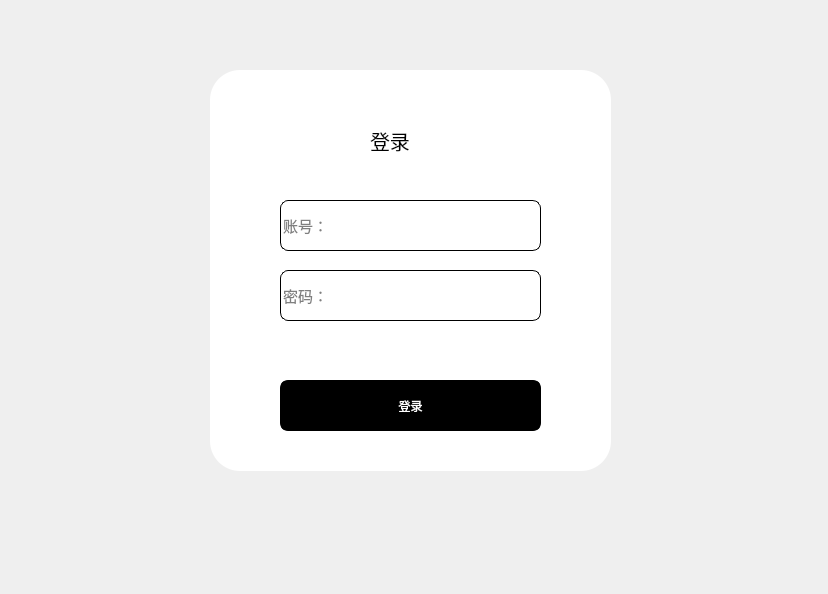
<?xml version="1.0" encoding="UTF-8"?>
<ui version="4.0">
 <class>MainWindow</class>
 <widget class="QMainWindow" name="MainWindow">
  <property name="geometry">
   <rect>
    <x>0</x>
    <y>0</y>
    <width>828</width>
    <height>594</height>
   </rect>
  </property>
  <property name="windowTitle">
   <string>MainWindow</string>
  </property>
  <widget class="QWidget" name="centralwidget">
   <widget class="QLabel" name="label_2">
    <property name="geometry">
     <rect>
      <x>210</x>
      <y>70</y>
      <width>401</width>
      <height>401</height>
     </rect>
    </property>
    <property name="styleSheet">
     <string notr="true">background-color: rgb(255, 255, 255);
border-top-right-radius:30px;
border-bottom-right-radius:30px;
border-top-left-radius:30px;
border-bottom-left-radius:30px;</string>
    </property>
    <property name="text">
     <string/>
    </property>
   </widget>
   <widget class="QLabel" name="label_3">
    <property name="geometry">
     <rect>
      <x>370</x>
      <y>110</y>
      <width>61</width>
      <height>61</height>
     </rect>
    </property>
    <property name="font">
     <font>
      <pointsize>15</pointsize>
     </font>
    </property>
    <property name="text">
     <string>登录</string>
    </property>
   </widget>
   <widget class="QWidget" name="widget" native="true">
    <property name="geometry">
     <rect>
      <x>240</x>
      <y>170</y>
      <width>331</width>
      <height>271</height>
     </rect>
    </property>
    <property name="cursor">
     <cursorShape>ArrowCursor</cursorShape>
    </property>
    <widget class="QLineEdit" name="lineEdit">
     <property name="geometry">
      <rect>
       <x>40</x>
       <y>30</y>
       <width>261</width>
       <height>51</height>
      </rect>
     </property>
     <property name="font">
      <font>
       <pointsize>11</pointsize>
      </font>
     </property>
     <property name="styleSheet">
      <string notr="true">border:1px solid rgb(0,0,0);
border-radius:8px;
</string>
     </property>
     <property name="placeholderText">
      <string>账号：</string>
     </property>
    </widget>
    <widget class="QLineEdit" name="lineEdit_2">
     <property name="geometry">
      <rect>
       <x>40</x>
       <y>100</y>
       <width>261</width>
       <height>51</height>
      </rect>
     </property>
     <property name="font">
      <font>
       <pointsize>11</pointsize>
      </font>
     </property>
     <property name="styleSheet">
      <string notr="true">border:1px solid rgb(0,0,0);
border-radius:8px;
</string>
     </property>
     <property name="echoMode">
      <enum>QLineEdit::Password</enum>
     </property>
     <property name="placeholderText">
      <string>密码：</string>
     </property>
    </widget>
    <widget class="QPushButton" name="pushButton">
     <property name="geometry">
      <rect>
       <x>40</x>
       <y>210</y>
       <width>261</width>
       <height>51</height>
      </rect>
     </property>
     <property name="styleSheet">
      <string notr="true">#pushButton{
	
	background-color: rgb(0, 0, 0);
	color:rgb(255, 255, 255);
	
	border:3px solid rgb(0,0,0);
	border-radius:8px;
}
#pushButton:hover{
	
	background-color: rgb(255, 255, 255);
	
	color: rgb(0, 0, 0);
}
#pushButton:pressed{
	padding-top:5px;
	padding-left:5px;
}</string>
     </property>
     <property name="text">
      <string>登录</string>
     </property>
    </widget>
   </widget>
  </widget>
 </widget>
 <resources/>
 <connections>
  <connection>
   <sender>pushButton</sender>
   <signal>clicked()</signal>
   <receiver>MainWindow</receiver>
   <slot>login()</slot>
   <hints>
    <hint type="sourcelabel">
     <x>490</x>
     <y>412</y>
    </hint>
    <hint type="destinationlabel">
     <x>651</x>
     <y>529</y>
    </hint>
   </hints>
  </connection>
 </connections>
 <slots>
  <slot>slot1()</slot>
  <slot>login()</slot>
 </slots>
</ui>
